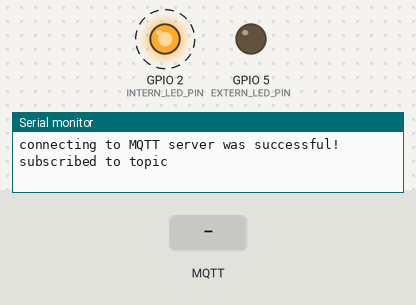
The sketch below on a simulated ESP8266 (NodeMCU). Shown: output pins drawn as LEDs (lit = HIGH), the last lines printed to the serial monitor. Dashed ring = blinking. Inputs (shaded band) come from the test bench. WiFi joins after 1.5 s; servers stay silent unless stated; no MQTT or app messages arrive unless stated; pins used as bus, display or sensor lines are not drawn.

Above: at 2.7 s.
2.8 s: MQTT message "1" arrives on the first subscribed topic
At 3.48 s:
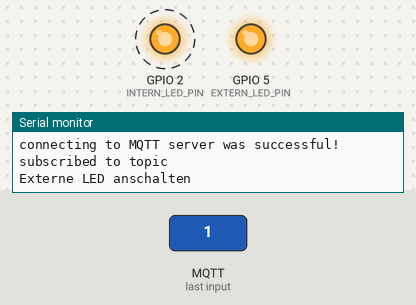
5.8 s: MQTT message "0" arrives on the first subscribed topic
At 6.48 s:
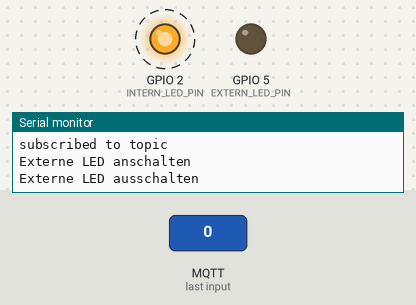
Timing chart, 0 to 14.8 s (numbered marks = the images above; inputs shaded):
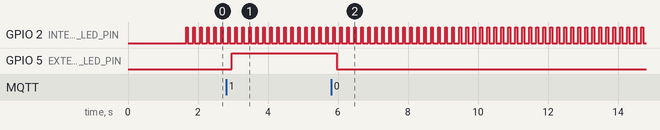

Measured:
- after the input at 2.8 s, GPIO 5 (EXTERN_LED_PIN): LOW → HIGH after 0.16 s
- after the input at 5.8 s, GPIO 5 (EXTERN_LED_PIN): HIGH → LOW after 0.16 s
- by itself, GPIO 2 (INTERN_LED_PIN): alternates HIGH for 0.05 s and LOW for 0.15 s

The sketch:

Lampe.ino
```cpp
#include <PubSubClient.h>
#include <ESP8266WiFi.h>

///////////////////////////////////////////////////////////////////////////
// Network Parameter                                                     //
///////////////////////////////////////////////////////////////////////////

WiFiClient wifiClient;
const char* ssid          = "IOT-WS";
const char* password      = "Spartakiade2017";

///////////////////////////////////////////////////////////////////////////
// MQTT Parameter                                                        //
///////////////////////////////////////////////////////////////////////////

PubSubClient mqttClient;
const char* mqttServer    = "192.168.30.10";
const int   mqttPort      = 1883;
const char* mqttUsername  = "spartakus";
const char* mqttPassword  = "berlinworkshop";
const String targetId     = "4";
const String clientName   = "target" + targetId;

const String topicBase    = "target/" + targetId + "/";
const String topicHit     = topicBase + "hit";
const String topicPing    = topicBase + "ping";
const String topicLed     = topicBase + "led";

///////////////////////////////////////////////////////////////////////////
// Loop Parameter                                                        //
///////////////////////////////////////////////////////////////////////////

long value                = 0;
long maxValue             = 0;
long threshold            = 30;
long average              = 0;

long loopCounter          = 0;
long maxLoops             = 5;
long totalValue           = 0;
int  hitId                = 0;
unsigned long timeMillis;

///////////////////////////////////////////////////////////////////////////
// Pin Belegung                                                          //
///////////////////////////////////////////////////////////////////////////

const int EXTERN_LED_PIN  = 5;  // Angesteckte LED auf D0
const int INTERN_LED_PIN  = 2;  // Blaue Idee auf dem Chip
const int ANALOG_PIN      = 17; // Angesteckter Lautsprecher auf Analog0
const int POWER_PIN       = 15; // Wenn die WioNode am USB betrieben wird muss die USB-Spannung durchgeschalten werden

///////////////////////////////////////////////////////////////////////////
// Blink                                                                 //
///////////////////////////////////////////////////////////////////////////

void blinkInternLED() {
  digitalWrite(INTERN_LED_PIN, HIGH);
  delay(50);
  digitalWrite(INTERN_LED_PIN, LOW);
  delay(50);
}

///////////////////////////////////////////////////////////////////////////
// Externe LED anschalten                                                //
///////////////////////////////////////////////////////////////////////////

void switchOnExternLED() {
  Serial.println("Externe LED anschalten");
  pinMode(EXTERN_LED_PIN, OUTPUT);
  digitalWrite(EXTERN_LED_PIN, HIGH);
}

///////////////////////////////////////////////////////////////////////////
// Externe LED ausschalten                                               //
///////////////////////////////////////////////////////////////////////////

void switchOffExternLED() {
  Serial.println("Externe LED ausschalten");
  digitalWrite(EXTERN_LED_PIN, LOW);
}

///////////////////////////////////////////////////////////////////////////
// MQTT Callback Funktion                                                //
///////////////////////////////////////////////////////////////////////////

void callbackMessageReceived(char* topic, byte* payload, unsigned int length) {
  if (payload[0] == 49) { // Byte 49 = String "1"
    switchOnExternLED();
  } else {
    switchOffExternLED();
  }
}

///////////////////////////////////////////////////////////////////////////
// MQTT (re)subscribe
///////////////////////////////////////////////////////////////////////////

void resubscribe()
{
  mqttClient.subscribe(topicLed.c_str());
  Serial.println("subscribed to topic");
}

///////////////////////////////////////////////////////////////////////////
// Init Wifi
///////////////////////////////////////////////////////////////////////////

void initWifi() {
  Serial.print("wifi init. SSID: ");
  Serial.println(ssid);
  WiFi.begin(ssid, password);
  while (WiFi.status() != WL_CONNECTED) {
    delay(250);
    Serial.print(".");
  }
  Serial.println("");
  Serial.println("WiFi connected");

  Serial.print("IP address: ");
  Serial.println(WiFi.localIP());
}

///////////////////////////////////////////////////////////////////////////
// Init MQTT
///////////////////////////////////////////////////////////////////////////

void initMQTT() {
  mqttClient.setClient(wifiClient);
  mqttClient.setServer(mqttServer, mqttPort);
  mqttClient.setCallback(callbackMessageReceived);
  mqttReconnect();
}

///////////////////////////////////////////////////////////////////////////
// MQTT (re)connect
///////////////////////////////////////////////////////////////////////////
void mqttReconnect() {
  Serial.print("Connecting to MQTT-Server ");
  Serial.print(mqttServer);
  Serial.print(":");
  Serial.print(mqttPort);
  Serial.print(" with ClientId: ");
  Serial.println(clientName);

  // Reconnect Loop
  while (!mqttClient.connected()) {
    if (mqttClient.connect(clientName.c_str(), mqttUsername, mqttPassword)) {
      Serial.println("connecting to MQTT server was successful!");
      resubscribe();
    } else {
      Serial.print(".");
      delay(250);
    }
  }
}

///////////////////////////////////////////////////////////////////////////
// Den Mittelwert über mehrere Messpunkte ermitteln                      //
///////////////////////////////////////////////////////////////////////////

bool isAverageFullyCalculated(long value) {

  totalValue += value;

  if (loopCounter > maxLoops) {
    average = totalValue / maxLoops;
    totalValue = 0;
    loopCounter = 0;
    return true;
  }
  return false;
}

///////////////////////////////////////////////////////////////////////////
// Pseudo - breathing                                                         //
///////////////////////////////////////////////////////////////////////////

void breathing() {
  if (millis() - timeMillis > 3000) {
    delay(100);
    timeMillis = millis();
  }
}

///////////////////////////////////////////////////////////////////////////
// Arduino - Setup                                                       //
///////////////////////////////////////////////////////////////////////////

void setup() {
  Serial.begin(115200);
  timeMillis = millis();

  /**
   * Bei einem Betrieb am USB muss der PIN 15 gesetzt werden, da sonst der
   * Strom nicht bei den Digital-Pins ankommt
   */
  pinMode(POWER_PIN, OUTPUT);
  digitalWrite(POWER_PIN, HIGH);

  /**
   * Die Interne Status-LED soll nicht leuchten
   */
  pinMode(INTERN_LED_PIN, OUTPUT);
  digitalWrite(INTERN_LED_PIN, LOW);

  initWifi();
  initMQTT();
}

///////////////////////////////////////////////////////////////////////////
// Arduino - Loop
///////////////////////////////////////////////////////////////////////////

void loop() {


  if (!mqttClient.connected()) {
    mqttReconnect();
  }

  mqttClient.loop();

  delay(100);

  //mqttClient.publish(topicHit.c_str(), String(hitId++).c_str());
  //  average = 0;
  blinkInternLED();

  /**
   * Der delay ist ein wichtiger Parameter. Er bestimmt maßgeblich die Abtastrate
   * und sollte nicht zu hoch sein!
   */
  //loopCounter++;

  /**
   * Auslesen des umfunktionierten Laustsprechers
   */
  //value = analogRead(ANALOG_PIN);
  //delayMicroseconds(50);

  /**
   * Den Wert kann man sich an dieser Stelle mal ausgeben lassen und im Plotter anzeigen lassen
   */

  // Serial.println(value);

  /**
   * Die WioNode ist mit der Abtastrate recht gut ausgelastet. Der PubSubClient findet keine
   * CPU-Zeit um das eigentliche MQTT interne PING-Paket zu senden. Um die Verbindung trotzdem
   * zu halten schicken wir hier aller paar Sekunden eine Message. Was die Verbindung auch
   * aufrecht erhalten sollte
   */
  //breathing();

  //if (!isAverageFullyCalculated(value)) {
  //  return;
  //}

  //if (average > threshold) {
  //  Serial.println("hit " + String(average));

    /**
     * Publish an den Broker auf target/X/hit mit der HitId.
     */
  //  mqttClient.publish(topicHit.c_str(), String(hitId++).c_str());
  //  average = 0;
  //  blinkInternLED();

    /**
     * Nach dem ersten Ausschlag des Wertes sollte der Loop kurz unterbrocken werden damit es keine
     * doppelt gezählten Treffer gibt.
     */
   // delay(250);
 // }
}
```
